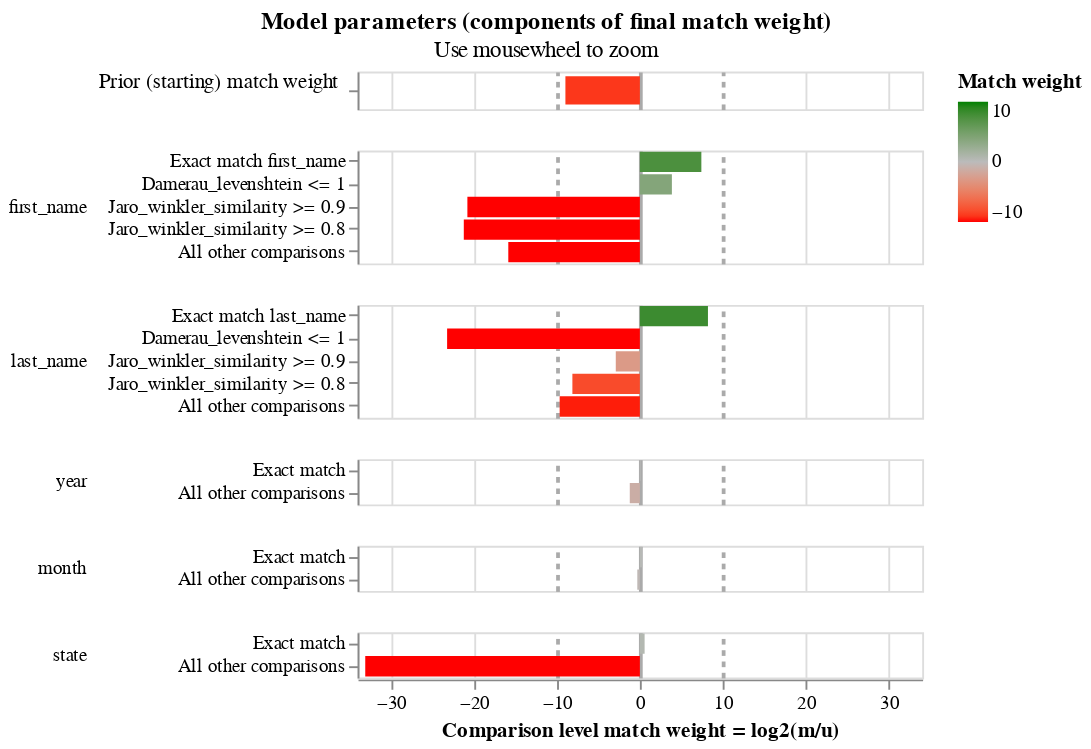

The notebook cell this image was saved under:
### Code cell
linker.match_weights_chart()

### Figure 1 — Vega-Lite specification as saved in the notebook (floating-point values rounded to 4 significant figures)
{"config": {"view": {"continuousWidth": 300, "continuousHeight": 300, "discreteHeight": 60, "discreteWidth": 400}, "header": {"title": null}, "mark": {"tooltip": null}, "title": {"anchor": "middle"}}, "vconcat": [{"mark": {"type": "bar", "clip": true, "height": 15}, "encoding": {"color": {"field": "log2_bayes_factor", "scale": {"domain": [-10, 0, 10], "interpolate": "lab", "range": ["red", "#bbbbbb", "green"]}, "title": "Match weight", "type": "quantitative"}, "tooltip": [{"field": "comparison_name", "title": "Comparison name", "type": "nominal"}, {"field": "probability_two_random_records_match", "format": ".4f", "title": "Probability two random records match", "type": "nominal"}, {"field": "log2_bayes_factor", "format": ",.4f", "title": "Equivalent match weight", "type": "quantitative"}, {"field": "bayes_factor_description", "title": "Match weight description", "type": "nominal"}], "x": {"axis": {"domain": false, "gridColor": {"condition": {"test": "abs(datum.value / 10)  <= 1 & datum.value % 10 === 0", "value": "#aaa"}, "value": "#ddd"}, "gridDash": {"condition": {"test": "abs(datum.value / 10) == 1", "value": [3]}, "value": null}, "gridWidth": {"condition": {"test": "abs(datum.value / 10)  <= 1 & datum.value % 10 === 0", "value": 2}, "value": 1}, "labels": false, "ticks": false, "title": ""}, "field": "log2_bayes_factor", "scale": {"domain": [-34, 34]}, "type": "quantitative"}, "y": {"axis": {"title": "Prior (starting) match weight", "titleAlign": "right", "titleAngle": 0, "titleFontWeight": "normal"}, "field": "label_for_charts", "sort": {"field": "comparison_vector_value", "order": "descending"}, "type": "nominal"}}, "height": 20, "transform": [{"filter": "(datum.comparison_name == 'probability_two_random_records_match')"}]}, {"mark": {"type": "bar", "clip": true}, "encoding": {"color": {"field": "log2_bayes_factor", "scale": {"domain": [-10, 0, 10], "interpolate": "lab", "range": ["red", "#bbbbbb", "green"]}, "title": "Match weight", "type": "quantitative"}, "row": {"field": "comparison_name", "header": {"labelAlign": "left", "labelAnchor": "middle", "labelAngle": 0}, "sort": {"field": "comparison_sort_order"}, "type": "nominal"}, "tooltip": [{"field": "comparison_name", "title": "Comparison name", "type": "nominal"}, {"field": "label_for_charts", "title": "Label", "type": "ordinal"}, {"field": "sql_condition", "title": "SQL condition", "type": "nominal"}, {"field": "m_probability", "format": ".4f", "title": "M probability", "type": "quantitative"}, {"field": "u_probability", "format": ".4f", "title": "U probability", "type": "quantitative"}, {"field": "bayes_factor", "format": ",.4f", "title": "Bayes factor = m/u", "type": "quantitative"}, {"field": "log2_bayes_factor", "format": ",.4f", "title": "Match weight = log2(m/u)", "type": "quantitative"}, {"field": "bayes_factor_description", "title": "Match weight description", "type": "nominal"}], "x": {"axis": {"gridColor": {"condition": {"test": "abs(datum.value / 10)  <= 1 & datum.value % 10 === 0", "value": "#aaa"}, "value": "#ddd"}, "gridDash": {"condition": {"test": "abs(datum.value / 10) == 1", "value": [3]}, "value": null}, "gridWidth": {"condition": {"test": "abs(datum.value / 10)  <= 1 & datum.value % 10 === 0", "value": 2}, "value": 1}, "title": "Comparison level match weight = log2(m/u)"}, "field": "log2_bayes_factor", "scale": {"domain": [-34, 34]}, "type": "quantitative"}, "y": {"axis": {"title": null}, "field": "label_for_charts", "sort": {"field": "comparison_vector_value", "order": "descending"}, "type": "nominal"}}, "height": {"step": 12}, "resolve": {"axis": {"y": "independent"}, "scale": {"y": "independent"}}, "transform": [{"filter": "(datum.comparison_name != 'probability_two_random_records_match')"}]}], "data": {"name": "data-daf170b42a74ced8bab3d14f7b28f911"}, "params": [{"name": "mouse_zoom", "select": {"type": "interval", "encodings": ["x"]}, "bind": "scales", "views": []}], "resolve": {"axis": {"y": "independent"}, "scale": {"y": "independent"}}, "title": {"text": "Model parameters (components of final match weight)", "subtitle": "Use mousewheel to zoom"}, "$schema": "https://vega.github.io/schema/vega-lite/v5.9.3.json", "datasets": {"data-daf170b42a74ced8bab3d14f7b28f911": [{"comparison_name": "probability_two_random_records_match", "sql_condition": null, "label_for_charts": "", "m_probability": null, "u_probability": null, "m_probability_description": null, "u_probability_description": null, "has_tf_adjustments": false, "tf_adjustment_column": null, "tf_adjustment_weight": null, "is_null_level": false, "bayes_factor": 0.001996, "log2_bayes_factor": -8.969, "comparison_vector_value": 0, "max_comparison_vector_value": 0, "bayes_factor_description": "The probability that two random records drawn at random match is 0.002 or one in  502.0 records.This is equivalent to a starting match weight of -8.969.", "probability_two_random_records_match": 0.001992, "comparison_sort_order": -1}, {"comparison_name": "first_name", "sql_condition": "\"first_name_l\" = \"first_name_r\"", "label_for_charts": "Exact match first_name", "m_probability": 0.9585, "u_probability": 0.005658, "m_probability_description": "Amongst matching record comparisons, 95.85% of records are in the exact match first_name comparison level", "u_probability_description": "Amongst non-matching record comparisons, 0.57% of records are in the exact match first_name comparison level", "has_tf_adjustments": true, "tf_adjustment_column": "first_name", "tf_adjustment_weight": 1.0, "is_null_level": false, "bayes_factor": 169.4, "log2_bayes_factor": 7.404, "comparison_vector_value": 4, "max_comparison_vector_value": 4, "bayes_factor_description": "If comparison level is `exact match first_name` then comparison is 169.40 times more likely to be a match", "probability_two_random_records_match": 0.001992, "comparison_sort_order": 0}, {"comparison_name": "first_name", "sql_condition": "damerau_levenshtein(\"first_name_l\", \"first_name_r\") <= 1", "label_for_charts": "Damerau_levenshtein <= 1", "m_probability": 0.04153, "u_probability": 0.002869, "m_probability_description": "Amongst matching record comparisons, 4.15% of records are in the damerau_levenshtein <= 1 comparison level", "u_probability_description": "Amongst non-matching record comparisons, 0.29% of records are in the damerau_levenshtein <= 1 comparison level", "has_tf_adjustments": false, "tf_adjustment_column": null, "tf_adjustment_weight": 1.0, "is_null_level": false, "bayes_factor": 14.47, "log2_bayes_factor": 3.855, "comparison_vector_value": 3, "max_comparison_vector_value": 4, "bayes_factor_description": "If comparison level is `damerau_levenshtein <= 1` then comparison is 14.47 times more likely to be a match", "probability_two_random_records_match": 0.001992, "comparison_sort_order": 0}, {"comparison_name": "first_name", "sql_condition": "jaro_winkler_similarity(\"first_name_l\", \"first_name_r\") >= 0.9", "label_for_charts": "Jaro_winkler_similarity >= 0.9", "m_probability": 7.745e-10, "u_probability": 0.00139, "m_probability_description": "Amongst matching record comparisons, 0.00% of records are in the jaro_winkler_similarity >= 0.9 comparison level", "u_probability_description": "Amongst non-matching record comparisons, 0.14% of records are in the jaro_winkler_similarity >= 0.9 comparison level", "has_tf_adjustments": false, "tf_adjustment_column": null, "tf_adjustment_weight": 1.0, "is_null_level": false, "bayes_factor": 5.572e-07, "log2_bayes_factor": -20.78, "comparison_vector_value": 2, "max_comparison_vector_value": 4, "bayes_factor_description": "If comparison level is `jaro_winkler_similarity >= 0.9` then comparison is  1,794,837.58 times less likely to be a match", "probability_two_random_records_match": 0.001992, "comparison_sort_order": 0}, {"comparison_name": "first_name", "sql_condition": "jaro_winkler_similarity(\"first_name_l\", \"first_name_r\") >= 0.8", "label_for_charts": "Jaro_winkler_similarity >= 0.8", "m_probability": 1.681e-09, "u_probability": 0.004071, "m_probability_description": "Amongst matching record comparisons, 0.00% of records are in the jaro_winkler_similarity >= 0.8 comparison level", "u_probability_description": "Amongst non-matching record comparisons, 0.41% of records are in the jaro_winkler_similarity >= 0.8 comparison level", "has_tf_adjustments": false, "tf_adjustment_column": null, "tf_adjustment_weight": 1.0, "is_null_level": false, "bayes_factor": 4.13e-07, "log2_bayes_factor": -21.21, "comparison_vector_value": 1, "max_comparison_vector_value": 4, "bayes_factor_description": "If comparison level is `jaro_winkler_similarity >= 0.8` then comparison is  2,421,329.73 times less likely to be a match", "probability_two_random_records_match": 0.001992, "comparison_sort_order": 0}, {"comparison_name": "first_name", "sql_condition": "ELSE", "label_for_charts": "All other comparisons", "m_probability": 1.672e-05, "u_probability": 0.986, "m_probability_description": "Amongst matching record comparisons, 0.00% of records are in the all other comparisons comparison level", "u_probability_description": "Amongst non-matching record comparisons, 98.60% of records are in the all other comparisons comparison level", "has_tf_adjustments": false, "tf_adjustment_column": null, "tf_adjustment_weight": 1.0, "is_null_level": false, "bayes_factor": 1.696e-05, "log2_bayes_factor": -15.85, "comparison_vector_value": 0, "max_comparison_vector_value": 4, "bayes_factor_description": "If comparison level is `all other comparisons` then comparison is  58,971.65 times less likely to be a match", "probability_two_random_records_match": 0.001992, "comparison_sort_order": 0}, {"comparison_name": "last_name", "sql_condition": "\"last_name_l\" = \"last_name_r\"", "label_for_charts": "Exact match last_name", "m_probability": 0.9987, "u_probability": 0.003399, "m_probability_description": "Amongst matching record comparisons, 99.87% of records are in the exact match last_name comparison level", "u_probability_description": "Amongst non-matching record comparisons, 0.34% of records are in the exact match last_name comparison level", "has_tf_adjustments": true, "tf_adjustment_column": "last_name", "tf_adjustment_weight": 1.0, "is_null_level": false, "bayes_factor": 293.8, "log2_bayes_factor": 8.199, "comparison_vector_value": 4, "max_comparison_vector_value": 4, "bayes_factor_description": "If comparison level is `exact match last_name` then comparison is 293.80 times more likely to be a match", "probability_two_random_records_match": 0.001992, "comparison_sort_order": 1}, {"comparison_name": "last_name", "sql_condition": "damerau_levenshtein(\"last_name_l\", \"last_name_r\") <= 1", "label_for_charts": "Damerau_levenshtein <= 1", "m_probability": 2.278e-11, "u_probability": 0.0002222, "m_probability_description": "Amongst matching record comparisons, 0.00% of records are in the damerau_levenshtein <= 1 comparison level", "u_probability_description": "Amongst non-matching record comparisons, 0.02% of records are in the damerau_levenshtein <= 1 comparison level", "has_tf_adjustments": false, "tf_adjustment_column": null, "tf_adjustment_weight": 1.0, "is_null_level": false, "bayes_factor": 1.025e-07, "log2_bayes_factor": -23.22, "comparison_vector_value": 3, "max_comparison_vector_value": 4, "bayes_factor_description": "If comparison level is `damerau_levenshtein <= 1` then comparison is  9,753,956.46 times less likely to be a match", "probability_two_random_records_match": 0.001992, "comparison_sort_order": 1}, {"comparison_name": "last_name", "sql_condition": "jaro_winkler_similarity(\"last_name_l\", \"last_name_r\") >= 0.9", "label_for_charts": "Jaro_winkler_similarity >= 0.9", "m_probability": 2.409e-05, "u_probability": 0.0001802, "m_probability_description": "Amongst matching record comparisons, 0.00% of records are in the jaro_winkler_similarity >= 0.9 comparison level", "u_probability_description": "Amongst non-matching record comparisons, 0.02% of records are in the jaro_winkler_similarity >= 0.9 comparison level", "has_tf_adjustments": false, "tf_adjustment_column": null, "tf_adjustment_weight": 1.0, "is_null_level": false, "bayes_factor": 0.1337, "log2_bayes_factor": -2.903, "comparison_vector_value": 2, "max_comparison_vector_value": 4, "bayes_factor_description": "If comparison level is `jaro_winkler_similarity >= 0.9` then comparison is  7.48 times less likely to be a match", "probability_two_random_records_match": 0.001992, "comparison_sort_order": 1}, {"comparison_name": "last_name", "sql_condition": "jaro_winkler_similarity(\"last_name_l\", \"last_name_r\") >= 0.8", "label_for_charts": "Jaro_winkler_similarity >= 0.8", "m_probability": 1.009e-05, "u_probability": 0.002823, "m_probability_description": "Amongst matching record comparisons, 0.00% of records are in the jaro_winkler_similarity >= 0.8 comparison level", "u_probability_description": "Amongst non-matching record comparisons, 0.28% of records are in the jaro_winkler_similarity >= 0.8 comparison level", "has_tf_adjustments": false, "tf_adjustment_column": null, "tf_adjustment_weight": 1.0, "is_null_level": false, "bayes_factor": 0.003573, "log2_bayes_factor": -8.129, "comparison_vector_value": 1, "max_comparison_vector_value": 4, "bayes_factor_description": "If comparison level is `jaro_winkler_similarity >= 0.8` then comparison is  279.90 times less likely to be a match", "probability_two_random_records_match": 0.001992, "comparison_sort_order": 1}, {"comparison_name": "last_name", "sql_condition": "ELSE", "label_for_charts": "All other comparisons", "m_probability": 0.001228, "u_probability": 0.9934, "m_probability_description": "Amongst matching record comparisons, 0.12% of records are in the all other comparisons comparison level", "u_probability_description": "Amongst non-matching record comparisons, 99.34% of records are in the all other comparisons comparison level", "has_tf_adjustments": false, "tf_adjustment_column": null, "tf_adjustment_weight": 1.0, "is_null_level": false, "bayes_factor": 0.001236, "log2_bayes_factor": -9.66, "comparison_vector_value": 0, "max_comparison_vector_value": 4, "bayes_factor_description": "If comparison level is `all other comparisons` then comparison is  809.13 times less likely to be a match", "probability_two_random_records_match": 0.001992, "comparison_sort_order": 1}, {"comparison_name": "year", "sql_condition": "\"year_l\" = \"year_r\"", "label_for_charts": "Exact match", "m_probability": 0.9599, "u_probability": 0.9067, "m_probability_description": "Amongst matching record comparisons, 95.99% of records are in the exact match comparison level", "u_probability_description": "Amongst non-matching record comparisons, 90.67% of records are in the exact match comparison level", "has_tf_adjustments": true, "tf_adjustment_column": "year", "tf_adjustment_weight": 1.0, "is_null_level": false, "bayes_factor": 1.059, "log2_bayes_factor": 0.08219, "comparison_vector_value": 1, "max_comparison_vector_value": 1, "bayes_factor_description": "If comparison level is `exact match` then comparison is 1.06 times more likely to be a match", "probability_two_random_records_match": 0.001992, "comparison_sort_order": 2}, {"comparison_name": "year", "sql_condition": "ELSE", "label_for_charts": "All other comparisons", "m_probability": 0.04013, "u_probability": 0.09329, "m_probability_description": "Amongst matching record comparisons, 4.01% of records are in the all other comparisons comparison level", "u_probability_description": "Amongst non-matching record comparisons, 9.33% of records are in the all other comparisons comparison level", "has_tf_adjustments": false, "tf_adjustment_column": null, "tf_adjustment_weight": 1.0, "is_null_level": false, "bayes_factor": 0.4302, "log2_bayes_factor": -1.217, "comparison_vector_value": 0, "max_comparison_vector_value": 1, "bayes_factor_description": "If comparison level is `all other comparisons` then comparison is  2.32 times less likely to be a match", "probability_two_random_records_match": 0.001992, "comparison_sort_order": 2}, {"comparison_name": "month", "sql_condition": "\"month_l\" = \"month_r\"", "label_for_charts": "Exact match", "m_probability": 0.5727, "u_probability": 0.4704, "m_probability_description": "Amongst matching record comparisons, 57.27% of records are in the exact match comparison level", "u_probability_description": "Amongst non-matching record comparisons, 47.04% of records are in the exact match comparison level", "has_tf_adjustments": true, "tf_adjustment_column": "month", "tf_adjustment_weight": 1.0, "is_null_level": false, "bayes_factor": 1.218, "log2_bayes_factor": 0.2841, "comparison_vector_value": 1, "max_comparison_vector_value": 1, "bayes_factor_description": "If comparison level is `exact match` then comparison is 1.22 times more likely to be a match", "probability_two_random_records_match": 0.001992, "comparison_sort_order": 3}, {"comparison_name": "month", "sql_condition": "ELSE", "label_for_charts": "All other comparisons", "m_probability": 0.4273, "u_probability": 0.5296, "m_probability_description": "Amongst matching record comparisons, 42.73% of records are in the all other comparisons comparison level", "u_probability_description": "Amongst non-matching record comparisons, 52.96% of records are in the all other comparisons comparison level", "has_tf_adjustments": false, "tf_adjustment_column": null, "tf_adjustment_weight": 1.0, "is_null_level": false, "bayes_factor": 0.8067, "log2_bayes_factor": -0.3098, "comparison_vector_value": 0, "max_comparison_vector_value": 1, "bayes_factor_description": "If comparison level is `all other comparisons` then comparison is  1.24 times less likely to be a match", "probability_two_random_records_match": 0.001992, "comparison_sort_order": 3}, {"comparison_name": "state", "sql_condition": "\"state_l\" = \"state_r\"", "label_for_charts": "Exact match", "m_probability": 1.0, "u_probability": 0.6737, "m_probability_description": "Amongst matching record comparisons, 100.00% of records are in the exact match comparison level", "u_probability_description": "Amongst non-matching record comparisons, 67.37% of records are in the exact match comparison level", "has_tf_adjustments": true, "tf_adjustment_column": "state", "tf_adjustment_weight": 1.0, "is_null_level": false, "bayes_factor": 1.484, "log2_bayes_factor": 0.5698, "comparison_vector_value": 1, "max_comparison_vector_value": 1, "bayes_factor_description": "If comparison level is `exact match` then comparison is 1.48 times more likely to be a match", "probability_two_random_records_match": 0.001992, "comparison_sort_order": 4}, {"comparison_name": "state", "sql_condition": "ELSE", "label_for_charts": "All other comparisons", "m_probability": 3.603e-11, "u_probability": 0.3263, "m_probability_description": "Amongst matching record comparisons, 0.00% of records are in the all other comparisons comparison level", "u_probability_description": "Amongst non-matching record comparisons, 32.63% of records are in the all other comparisons comparison level", "has_tf_adjustments": false, "tf_adjustment_column": null, "tf_adjustment_weight": 1.0, "is_null_level": false, "bayes_factor": 1.104e-10, "log2_bayes_factor": -33.08, "comparison_vector_value": 0, "max_comparison_vector_value": 1, "bayes_factor_description": "If comparison level is `all other comparisons` then comparison is  9,055,877,123.94 times less likely to be a match", "probability_two_random_records_match": 0.001992, "comparison_sort_order": 4}]}}
